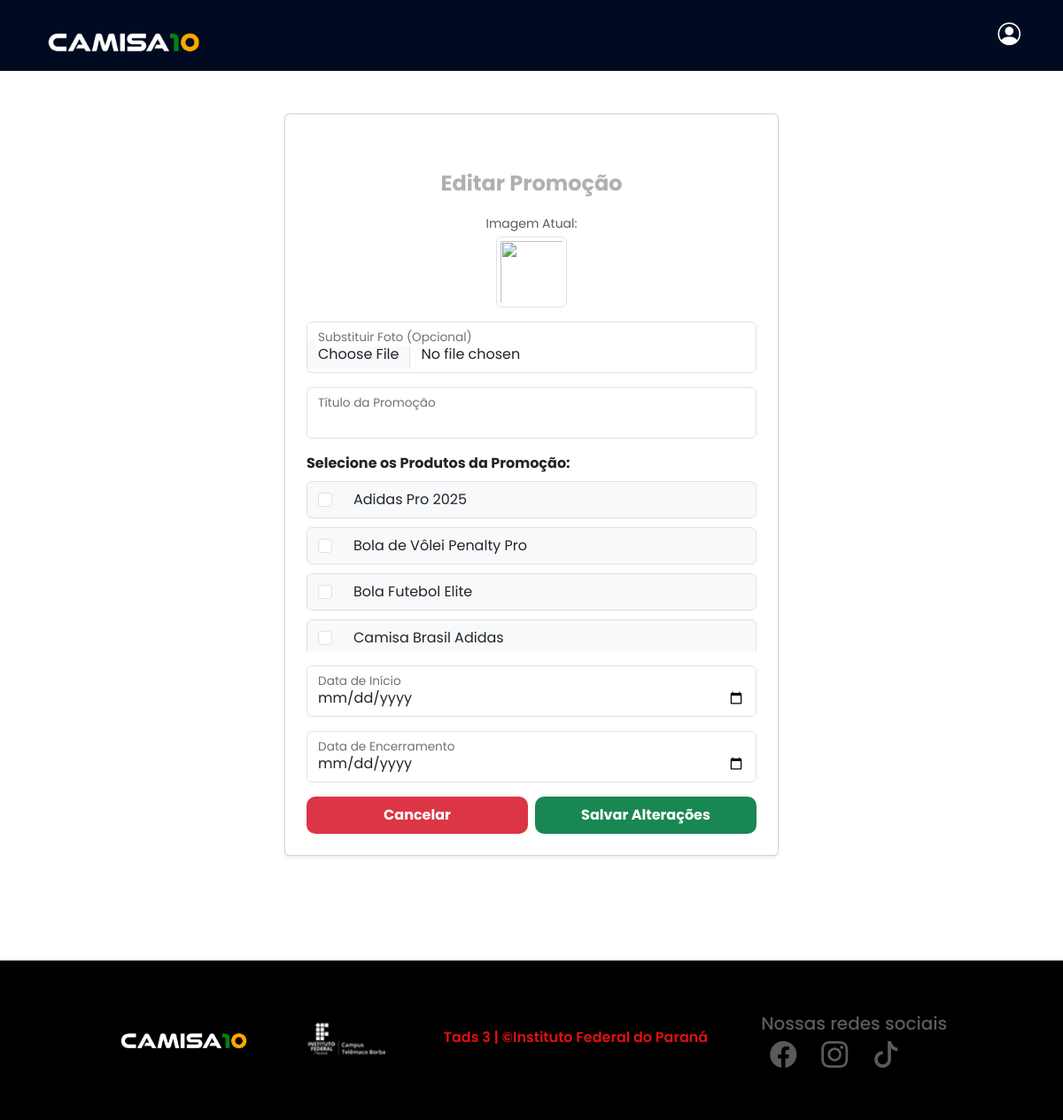
The page /editarPromocao.php on the database its author committed.
### tables this page shows
CREATE TABLE `produtos` (
  `idProduto` bigint(20) UNSIGNED NOT NULL,
  `tituloProduto` varchar(100) NOT NULL,
  `idCategoria` bigint(20) UNSIGNED NOT NULL,
  `precoProduto` decimal(10,2) NOT NULL,
  `descricaoProduto` varchar(300) NOT NULL,
  `imgProduto` varchar(300) DEFAULT NULL
);

### editarPromocao.php (the view, shortened to what this page needs)
<?php
include "header.php";
include "conexaoBD.php";
$idPromocao = intval($_GET['idPromocao']);
$queryPromo = "SELECT * FROM Promocoes WHERE idPromocao = $idPromocao";
$resPromo = mysqli_query($conn, $queryPromo);
$promocao = mysqli_fetch_assoc($resPromo);
$produtosSelecionados = [];
?>
<header>
    <nav>
        <a href="promocoesAdmin.php">
            <img src="assets/logos/logo1.png" alt="" width="180px">
        </a>
        <ul>
            <li class="nav-item"><a href="#" class="nav-link" role="button"><i class="bi bi-person-circle"></i></a></li>
        </ul>
    </nav>
</header>
<main class="container py-5 d-flex justify-content-center">
    <div class="card p-4 shadow-sm col-md-6 login">
        <h2>Editar Promoção</h2>
        <form action="actionCrud.php" method="POST" enctype="multipart/form-data">
            <div class="text-center mb-3">
                <p class="small text-muted mb-1">Imagem Atual:</p>
                <img src="<?php echo $promocao['imgPromocao']; ?>" class="img-thumbnail" style="width: 80px; height: 80px; object-fit: cover;">
            </div>
            <div class="form-floating mb-3">
                <input type="file" class="form-control" id="imgPromocao" name="imgPromocao">
                <label for="imgPromocao">Substituir Foto (Opcional)</label>
            </div>
            <div class="form-floating mb-3">
                <input type="text" class="form-control" id="tituloPromocao" name="tituloPromocao"
                        value="<?php echo htmlspecialchars($promocao['tituloPromocao']); ?>" required>
                <label for="tituloPromocao">Título da Promoção</label>
            </div>
            <div class="mb-3">
                <label class="form-label"><strong>Selecione os Produtos da Promoção:</strong></label>
                <div class="row row-cols-1 g-2" style="max-height: 200px; overflow-y: auto;">
                    <?php
                    $queryTodosProdutos = "SELECT idProduto, tituloProduto FROM produtos ORDER BY tituloProduto ASC";
                    $resTodos = mysqli_query($conn, $queryTodosProdutos);
                    while ($prod = mysqli_fetch_assoc($resTodos)) {
                        $marcado = in_array($prod['idProduto'], $produtosSelecionados) ? "checked" : "";
                    ?>
                        <div class="col">
                            <div class="form-check border p-2 rounded bg-light">
                                <input class="form-check-input ms-1" type="checkbox" name="produtos[]"
                                       value="<?php echo $prod['idProduto']; ?>" <?php echo $marcado; ?>>
                                <label class="form-check-label ms-4">
                                    <?php echo htmlspecialchars($prod['tituloProduto']); ?>
                                </label>
                            </div>
                        </div>
                    <?php } ?>
                </div>
            </div>
            <div class="form-floating mt-3 mb-3">
                <input type="date" class="form-control" id="dataInicio" name="dataInicio" value="<?php echo $promocao['dataInicio']; ?>" required>
                <label for="dataInicio">Data de Início</label>
            </div>
            <div class="form-floating mt-3 mb-3">
                <input type="date" class="form-control" id="dataFim" name="dataFim" value="<?php echo $promocao['dataFim']; ?>" required>
                <label for="dataFim">Data de Encerramento</label>
            </div>
            <div class="d-flex gap-2">
                <a href="promocoesAdmin.php" class="btn btn-danger w-50 fw-bold">Cancelar</a>
                <button type="submit" class="btn btn-success w-50 fw-bold">Salvar Alterações</button>
            </div>
        </form>
    </div>
</main>
<?php include "footer.php"; ?>

### css/menu-rodape.css (style rules this page uses)
:root { --cor-destaque:#e21010; --cor-destaque2:#301bb7; --cor-fonte:#b0b0b0; }
body { font-family: "Poppins", sans-serif; overflow-x: hidden; }
header { width: 100%; height: 80px; background-color: bisque; position: fixed; top: 0; left: 0; z-index: 999; background: rgb(0, 10, 33); }
header > nav { display: flex; justify-content: space-between; align-items: center; padding: 20px 4%; }
header > nav > ul { display: flex; align-items: center; list-style-type: none; }
header > nav > ul li a { margin-left: 65px; color: var(--cor-fonte); text-decoration: none; font-size: 1.1em; font-weight: 500; }
.nav-item .nav-link { font-size: 1.6em; color: #fff; }

### css/index.css (style rules this page uses)
.btn { padding:9px 15px; border-radius:10px; cursor:pointer; font-weight:700; border:none; }

### css/produtos.css (style rules this page uses)
main { margin-top: 80px; }

### editarPromocao.php (style rules this page uses)
.login h2 { margin-top: 5vh; font-size: 1.5em; text-align: center; font-weight: 700; color: var(--cor-fonte); margin-bottom: 20px; }

### rows shown on the page
produtos: tituloProduto "Adidas Pro 2025"
produtos: tituloProduto "Bola de Vôlei Penalty Pro"
produtos: tituloProduto "Bola Futebol Elite"
produtos: tituloProduto "Camisa Brasil Adidas"
